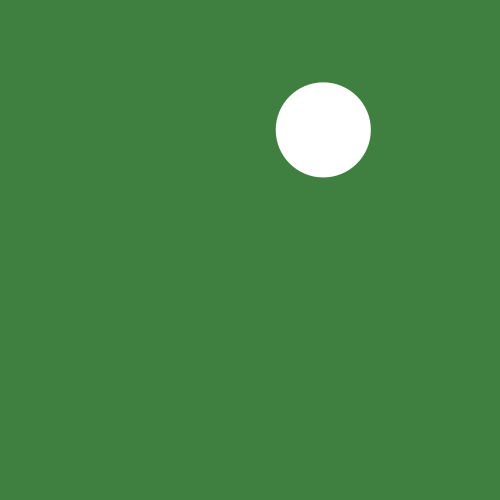
Frame 1 (no input)
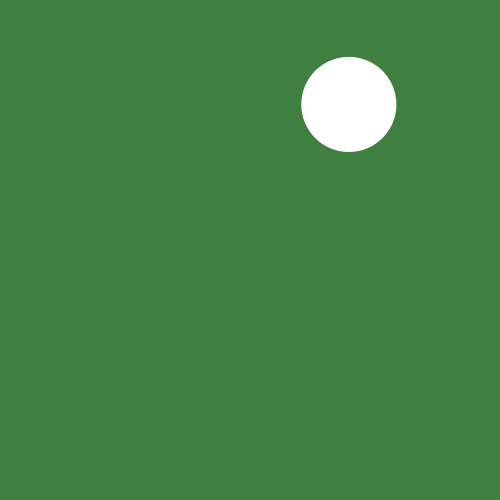
Frame 60 (the mouse pressed at the canvas centre just before this capture)
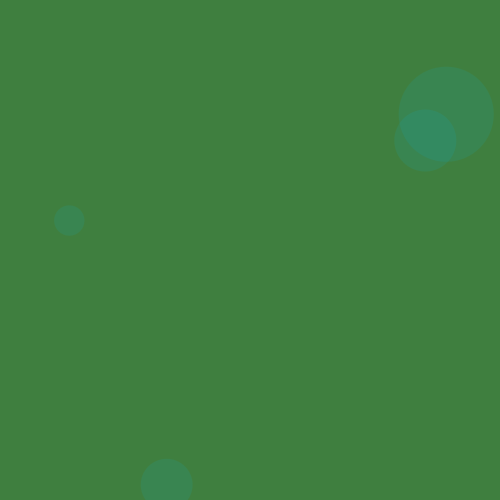
Frame 120 (the mouse held since frame 60 and released just before this capture)

The Processing sketch that drew these frames (run headless with seeded random() and noise(); from frame 60 on, the mouse is pressed at the canvas centre):

// Processing sketch: onethousandlights
// ── onethousandlights.pde
/* OpenProcessing Tweak of *@*http://www.openprocessing.org/sketch/26030*@* */
/* !do not delete the line above, required for linking your tweak if you upload again */
Circle[] circles; 
//declares array
//starts with capital letter


void setup() {
  size(500, 500);
  smooth();
  colorMode(HSB, 360, 100, 100);
  circles = new Circle[1]; //make 1000 places for objects
  for (int i = 0; i < circles.length; i++) {
    circles[i] = new Circle(random(0, width), random(0, height), random(100));
  }
}

void draw() {
  background(120, 50, 50, random(1, 10));
  noStroke(); 
    for (int i=0; i< circles.length; i++) {
      circles[i].display();
      circles[i].move();
    }
  
}

class Circle {
  float x, y, vx, vy, gravity, friction, diameter, directionx, directiony; // fields
int blinkrate = 3;


  //constructor
  Circle(float xpos, float ypos, float dia) {
    x = xpos;
    y = ypos;
    directionx = random(-1.0, 1.0);
    directiony = random(-1.0, 1.0);
    vy = random(-2.0, 2.0);
    vx = random(-2.0, 2.0);
    diameter = dia;
    gravity = 0.01;
    friction = .3;
  }


  //methods
  void display() {
  if (frameCount%blinkrate == 0) {
  fill(random(302), 98, random(99), 25);
  }
    ellipse(x, y, diameter, diameter);
    blinkrate = round(random(50, 150));
  }


  void move() {
    vy += gravity;
    vx += .02;
    x += vx; // same as x + vx = x
    y += vy;

    if (y > height) {
      y = height;
      vy = -vy;
    }
    //  println("velocityY " + vy);
    if (y < 0) {
      vy = -vy;

      vy *= friction; //same as vy * friction = vy
    }

    if (x>width) {
      x=width;
      vx = -vx;
    }
    //println("velocityX " + vx);

    if (x<0) {
      x=0;
      vx = -vx;
    }
  }
}

void mousePressed() {
  for (int i=0; i<3; i++) {
    circles = (Circle[]) append( circles, new Circle(random(0, width), random(0, height), random(100)) );
  }
}
